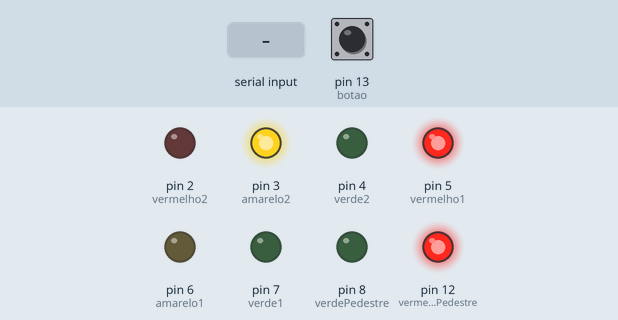
The sketch below on a simulated Arduino Uno, built with avr-gcc and run on an emulated ATmega328P. Shown: output pins drawn as LEDs (lit = HIGH). Dashed ring = blinking. The inputs (shaded band) are chosen by the test bench; at power-on: pin 13 (botao) HIGH. What the sketch prints to the serial monitor is not drawn.

Above: at 1.2 s.
1.3 s: "amarelo\n" received over Serial
At 2.7 s:
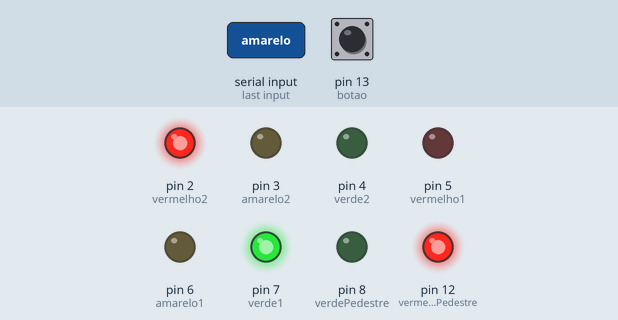
6.0 s: pin 13 (botao) pulled LOW for 0.15 s
At 7.0 s:
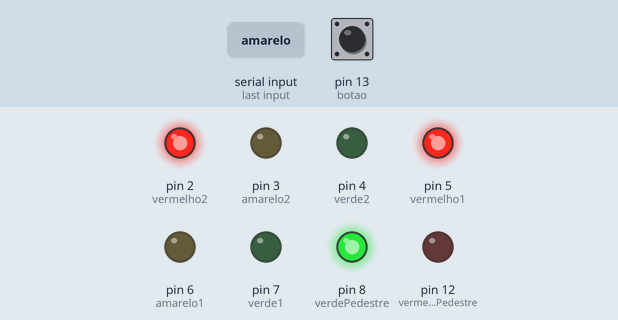
13.0 s: pin 13 (botao) pulled LOW for 1 s
At 18.4 s:
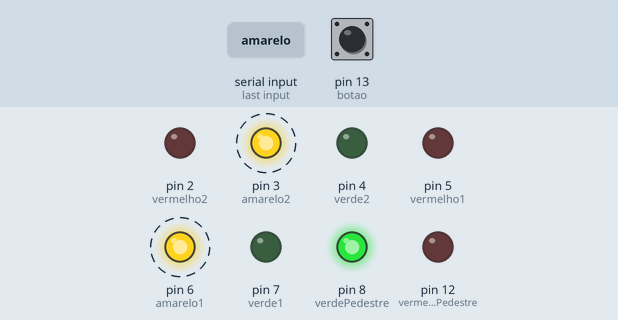
20.0 s: pin 13 (botao) pulled LOW for 3.2 s
At 26.4 s:
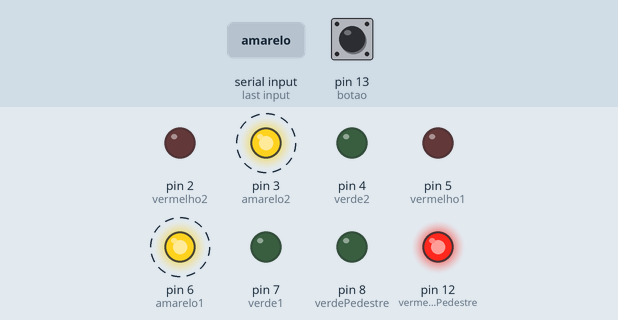
Timing chart, 0 to 28.0 s (numbered marks = the images above; inputs shaded):
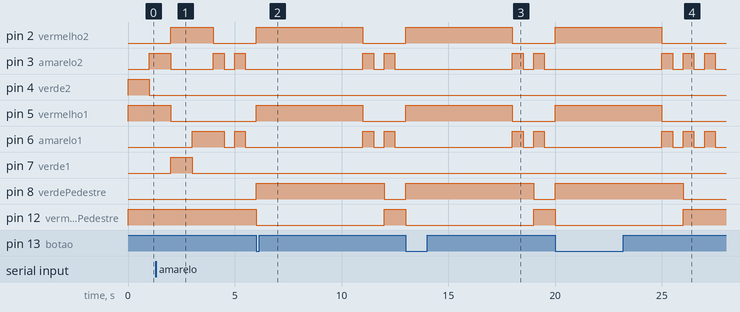

The sketch:

sketch.ino
```cpp
// PROJETO DE MICROCONTROLADORES - SEMÁFOROS
// ALUNO: PEDRO LUCAS LIMA SPERANDIO

#define botao 13
#define verde1 7
#define amarelo1 6
#define vermelho1 5
//SEMAFORO 02
#define verde2 4
#define amarelo2 3
#define vermelho2 2
//SEMAFORO PEDESTRE
#define verdePedestre 8
#define vermelhoPedestre 12

boolean modoPiscanteAtivo = false;
boolean botaoPedestre = false;
void setup() {
  pinMode(botao, INPUT_PULLUP);
  pinMode(verde1, OUTPUT); // verde 1
  pinMode(amarelo1, OUTPUT); // amarelo 1
  pinMode(vermelho1, OUTPUT); // vermelho 1
  //segundo semáforo
  pinMode(verde2, OUTPUT); // verde 2
  pinMode(amarelo2, OUTPUT); // amarelo 2
  pinMode(vermelho2, OUTPUT); // vermelho 2
  pinMode(verdePedestre, OUTPUT);
  pinMode(vermelhoPedestre, OUTPUT);
  Serial.begin(9600);
  Serial.println("====== Depuração ========");
  digitalWrite(verdePedestre, LOW);
  digitalWrite(vermelhoPedestre, HIGH);
}

void loop() {
  //ESTADO S4 - AMARELO01, AMARELO02 - PISCANTE
  if (Serial.available() > 0)
  {
    String comando = Serial.readStringUntil('\n');

    if (comando == "amarelo")
    { modoPiscanteAtivo = true; }
    else if (comando == "semaforo")
    { modoPiscanteAtivo = false; }
  }
  if (modoPiscanteAtivo == true)
  {
    digitalWrite(amarelo1, HIGH);
    digitalWrite(amarelo2, HIGH);
    digitalWrite(verde1, LOW);
    digitalWrite(vermelho1, LOW);
    digitalWrite(vermelho2, LOW);
    digitalWrite(verde2, LOW);
    delay(500);

    digitalWrite(amarelo1, LOW);
    digitalWrite(amarelo2, LOW);
    delay(500);
  }
  else
  {
  //ESTADO S0 - VERMELHO01, VERDE02
  digitalWrite(verde1, LOW);
  digitalWrite(amarelo1, LOW);
  digitalWrite(vermelho1, HIGH);

  digitalWrite(verde2, HIGH);
  digitalWrite(amarelo2, LOW);
  digitalWrite(vermelho2, LOW);
  delay(1000);

  //-------------------------------//

  //ESTADO S1 - VERMELHO01, AMARELO02
  digitalWrite(verde1, LOW);
  digitalWrite(amarelo1, LOW);
  digitalWrite(vermelho1, HIGH);

  digitalWrite(verde2, LOW);
  digitalWrite(amarelo2, HIGH);
  digitalWrite(vermelho2, LOW);
  delay(1000);

  //-------------------------------//

  //ESTADO S2 - VERDE01, VERMELHO02
  digitalWrite(verde1, HIGH);
  digitalWrite(amarelo1, LOW);
  digitalWrite(vermelho1, LOW);

  digitalWrite(verde2, LOW);
  digitalWrite(amarelo2, LOW);
  digitalWrite(vermelho2, HIGH);
  delay(1000);

  //-------------------------------//

  //ESTADO S3 - AMARELO01, VERMELHO02
  digitalWrite(verde1, LOW);
  digitalWrite(amarelo1, HIGH);
  digitalWrite(vermelho1, LOW);

  digitalWrite(verde2, LOW);
  digitalWrite(amarelo2, LOW);
  digitalWrite(vermelho2, HIGH);
  delay(1000);
  }
  int estadoBotao = digitalRead(botao);
  if (estadoBotao == LOW) {
    digitalWrite(amarelo1, LOW);
    digitalWrite(amarelo2, LOW);
    digitalWrite(verde1, LOW);
    digitalWrite(verde2, LOW);
    digitalWrite(vermelho1, HIGH);
    digitalWrite(vermelho2, HIGH);
    digitalWrite(verdePedestre, HIGH);
    digitalWrite(vermelhoPedestre, LOW);
    delay(5000);
  }
  if (estadoBotao == HIGH) {
    digitalWrite(verdePedestre, LOW);
    digitalWrite(vermelhoPedestre, HIGH);
  }
}
```

Measured:
- after the input at 1.3 s, pin 4 (verde2): stays LOW (without the input it goes to HIGH after 2.7 s); pin 5 (vermelho1): goes on until 2.0 s, then stays LOW
- after the input at 6.0 s, pin 2 (vermelho2), pin 5 (vermelho1): LOW → HIGH at once, → LOW 5.0 s later; pin 8 (verdePedestre): LOW → HIGH at once, → LOW 6.0 s later; pin 12 (vermelhoPedestre): HIGH → LOW at once, → HIGH 6.0 s later
- after the input at 13.0 s, pin 2 (vermelho2), pin 5 (vermelho1): LOW → HIGH at once, → LOW 5.0 s later; pin 8 (verdePedestre): LOW → HIGH at once, → LOW 6.0 s later; pin 12 (vermelhoPedestre): HIGH → LOW at once, → HIGH 6.0 s later
- after the input at 20.0 s, pin 2 (vermelho2), pin 5 (vermelho1): LOW → HIGH at once, → LOW 5.0 s later; pin 8 (verdePedestre): LOW → HIGH at once, → LOW 6.0 s later; pin 12 (vermelhoPedestre): HIGH → LOW at once, → HIGH 6.0 s later
